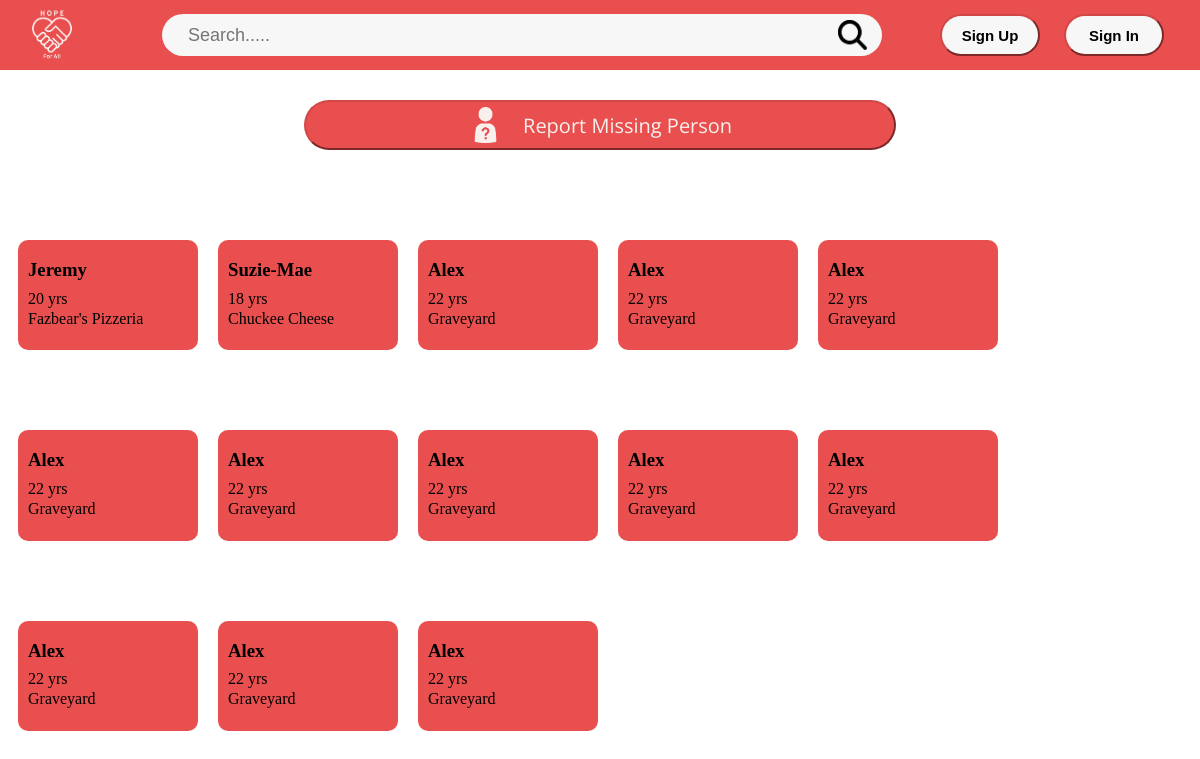
Before: / with the older database file.
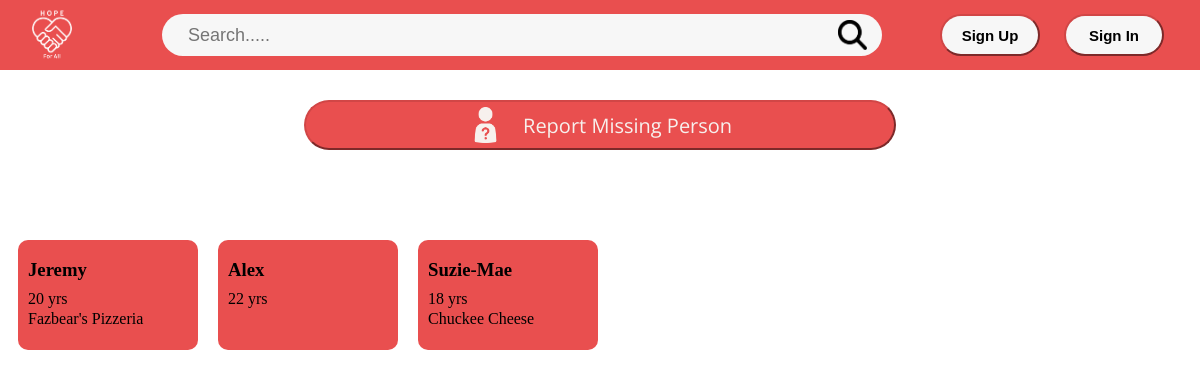
After: the same page with the newer database file.
### tables this page shows
CREATE TABLE "Missing" (
	"MID"	INTEGER NOT NULL UNIQUE,
	"FirstName"	TEXT NOT NULL,
	"LastName"	NUMERIC NOT NULL,
	"Age"	INTEGER NOT NULL,
	"IdentificationMark"	TEXT,
	"Contact"	TEXT NOT NULL,
	"MissingSince"	TEXT NOT NULL,
	"LastKnownLocation"	TEXT,
	"IncidentRelated"	TEXT,
	"Country"	TEXT,
	"Additional"	TEXT,
	"ReporterName"	TEXT,
	"ReporterRelation"	TEXT,
	"ProfilePicture"	BLOB,
	PRIMARY KEY("MID")
);

### run.py (the view)
@app.route('/')
def index():
    return render_template('index.html', missings = env.getMissing())

### backend/env.py (called while the page is built)
def db_connection():
    conn = db.connect(DB_PATH)
    conn.row_factory = db.Row
    return conn

def getMissing():
    con = db_connection()
    cur = con.cursor()
    cur.execute("SELECT * FROM Missing")
    missings = cur.fetchall()
    cur.close()
    con.close()
    return missings

### templates/index.html (shortened to what this page needs)
<head>
	<link rel="stylesheet" href="{{ url_for('static', filename='index.css') }}">
</head>
<body>
	<div class="banner">
		<img src="{{ url_for('static', filename='ressources/logo-white.png')}}" class="logo"></img>
		<form action="{{ url_for('search') }}" class="search" method="get" style="display: flex;">
			<input type="text" class="searchBar" name="query" placeholder="Search.....">
			<button type="submit" style="background: none; border: none; padding: 0; cursor: pointer;">
				<img src="{{ url_for('static', filename='ressources/search.png') }}" class="searchLogo" alt="Search">
			</button>
		</form>
		<div class="account">
			<div class="signContainer">
				<button onclick="location.href='/register';"><b>Sign Up</b></button>
			</div>
			<div class="loginContainer">
				<button onclick="location.href='/login';"><b>Sign In</b></button>
			</div>
		</div>
		</div>
	<div>
	<div class="reportContainer">
		<button class="report" onclick="location.href='/reportMissing';">
			<img src="{{ url_for('static', filename='ressources/missing.png') }}"></img>
			<label>Report Missing Person</label>
		</button>
	</div>
	<div class="incidents">
			<div class="content">
				{% for missing in missings %}
					<div class="missing-person-card">
						<h3>{{ missing.FirstName }}</h3>
						<div class="info">
							<p>{{ missing.age }} yrs</p>
							<p>{{ missing.LastKnownLocation }}</p>
						</div>
					</div>
				{% endfor %}
			</div>
		</div>
		</div>
</body>

### static/index.css (style rules this page uses)
label { font-family: "Open Sans"; }
body { background-color: #fff; }
button { cursor: pointer; }
.banner { display: flex; justify-content: space-evenly; align-items: center; position: fixed; top: 0px; left: 0px; height: 70px; width: 100%; background-color: #e94f4f; z-index: 10; }
.banner .logo { height: 80%; width: auto; margin-left: 2%; margin-right: 4%; }
.banner .search { display: flex; justify-content: space-between; align-items: center; height: 60%; width: 60%; margin: auto; border-radius: 30px; background-color: #f7f7f7; }
.banner .searchBar { height: 80%; width: 100%; font-size: 18px; margin-right: 2vw; margin-left: 2vw; border: none; outline: none; background-color: #f7f7f7; }
.banner .search button { height: 100%; }
.banner .searchLogo { height: 70%; width: auto; margin-right: 15px; }
.banner .account { display: flex; justify-content: space-between; margin-left: 2vw; margin-right: 3vw; height: 60%; }
.banner .signContainer { margin: auto; margin-right: 2vw; height: 100%; width: 100px; }
.banner .signContainer button { height: 100%; width: 100%; border-radius: 40px; background-color: #f7f7f7; border-color : #d14646; font-size: 15px; }
.banner .loginContainer { margin: auto; height: 100%; width: 100px; }
.banner .loginContainer button { height: 100%; width: 100%; border-radius: 40px; background-color: #f7f7f7; border-color : #d14646; font-size: 15px; }
.reportContainer { display: flex; justify-content: center; align-items: center; margin-top: 100px; position: relative; height: 50px; width: 100%; }
.reportContainer button { display: flex; justify-content: center; align-items: center; height: 100%; width: 50%; border-radius: 50px; background-color: #e94f4f; border-color : #d14646; }
.reportContainer .report img { padding-right: 20px; padding-left: 30px; height: 80%; width: auto; }
.reportContainer .report label { padding-right: 30px; font-size: 20px; color: #F7F0ED; }
.incidents { margin-top: 20px; }
.content { display: flex; flex-wrap: wrap; justify-content: flex-start; }
.content .missing-person-card { background-color: #e94f4f; border-radius: 10px; padding: 0.2px 10px; margin: 10px 10px; margin-top: 70px; height: 110px; width: 160px; }
.content .missing-person-card .info { display: block; margin-top: -10px; }
.content .info p { margin: 2px 0; }

Changed rows visible on the page:
removed Missing: FirstName "Alex", age "22", LastKnownLocation "Graveyard"
removed Missing: FirstName "Alex", age "22", LastKnownLocation "Graveyard"
removed Missing: FirstName "Alex", age "22", LastKnownLocation "Graveyard"
removed Missing: FirstName "Alex", age "22", LastKnownLocation "Graveyard"
removed Missing: FirstName "Alex", age "22", LastKnownLocation "Graveyard"
removed Missing: FirstName "Alex", age "22", LastKnownLocation "Graveyard"
removed Missing: FirstName "Alex", age "22", LastKnownLocation "Graveyard"
removed Missing: FirstName "Alex", age "22", LastKnownLocation "Graveyard"
removed Missing: FirstName "Alex", age "22", LastKnownLocation "Graveyard"
removed Missing: FirstName "Alex", age "22", LastKnownLocation "Graveyard"
removed Missing: FirstName "Alex", age "22", LastKnownLocation "Graveyard"
added Missing: FirstName "Alex", age "22"
